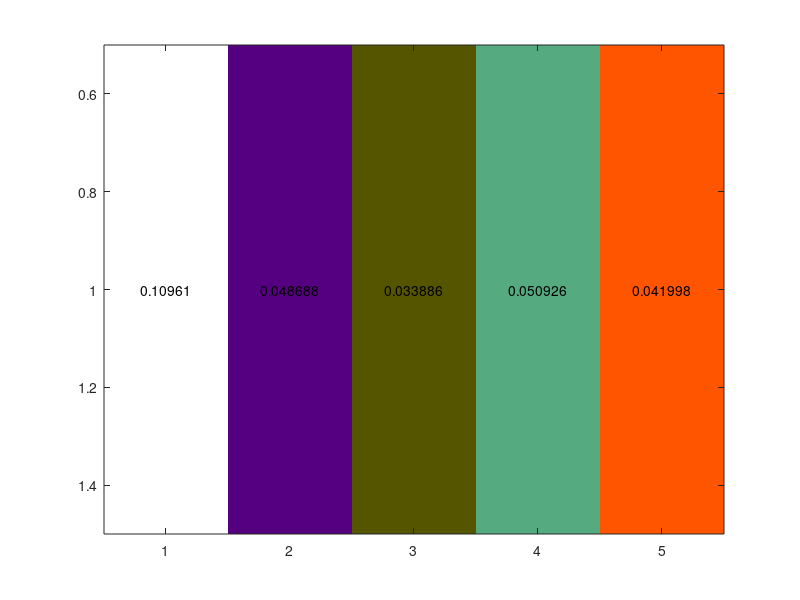

Recreate this plot in MATLAB. (Note: this script raises an error after producing the figure.)
% 例程 7.8  使用 quadprog () 实现投资组合优化
%  资产数据
returns = [0.0229, 0.0359, -0.0058, 0.0335, -0.0043];
R = 0.02;  %  目标收益率
covariance = [0.109611, 0.048688, 0.033886, 0.050926, 0.041998];
asset_var = diag(covariance);  %  各资产的方差
asset_std = sqrt(asset_var);  %  各资产的标准差
%  可视化协方差矩阵（彩色热力图）
figure(1)
imagesc(covariance);
colormap('colorcube');
[rows, cols] = size(covariance);
for i = 1:rows
for j = 1:cols
textHandles (j,i) = text (j, i, num2str(covariance(i, j)), ...
'horizontalAlignment', 'center');
end;
end;
%  在热力图上标注数值
H = covariance;
f = [];  %  线性项系数（本例未使用）
A1 = returns;
b1 = R;
%  组合权重之和 = 1（资金全部分配）
A2 = [1 ,1 ,1 ,1 ,1];
b2 = 1;
%  等式约束（整合上述约束）
Aeq = [A1; A2];
beq = [b1; b2];
%  不等式约束（禁止卖空）
Aineq = -eye(5);
bineq = zeros(5, 1);
%  解的上下界
LB = zeros(5, 1);
UB = [1; 1; 1; 1; 1];
%  调用 quadprog 求解（求解最优资金配置）
%  设置求解器参数
options = optimset('LargeScale', 'off', 'Display', 'off');
x = quadprog(H, f, Aineq, bineq, Aeq, beq, LB, UB, [], options);
%  结果输出
%  投资组合方差（组合风险）
port_var = x'*covariance*x;
port_std = sqrt(port_var);
%  投资组合期望收益率
port_EXPreturn = returns*x;
disp(sprintf('方差 = %.3f', port_var));
disp(sprintf('标准差 = % .3f', port_std ));
disp(sprintf('期望收益率 = % .2f', port_EXPreturn));
%  可视化结果
figure(2)
subplot(2, 1, 1)
bar(returns, 0.3, 'c ');
title('各项资产收益率', 'FontSize', 12);
subplot(2, 1, 2)
bar(x, 0.3, 'r');
title('最优资产投资权重', 'FontSize', 12);
%  生成一系列目标收益率
b1 = linspace(0.005, 0.1, 200);
%  计算对应每个目标收益率的最优解
xset = zeros(5, 200);
for i = 1:200
beq = [b1(i); b2];
options = optimset('LargeScale','off', 'Display', 'off');
xset(:, i) = quadprog(H, f, Aineq, bineq, Aeq, beq, LB, UB, [], options);
end
optPF_var = zeros(200, 1);
optPF_std = zeros(200, 1);
optPF_return = zeros(200, 1);
for i = 1:length(xset)
optPF_var(i) = xset(:, i)'*covariance*xset(:, i);
optPF_std(i) = sqrt(optPF_var(i));
optPF_return(i) = returns*xset(:, i);
end
figure(3)
plot(optPF_std, optPF_return, 'LineWidth', 3)
title('有效边界', 'FontSize', 12);
hold on;
xlabel('风险(标准差)');  ylabel('收益率');
scatter(asset_std, returns, 'filled');
axis([0.1, 0.5, -0.04, 0.08]);
hold off ;
